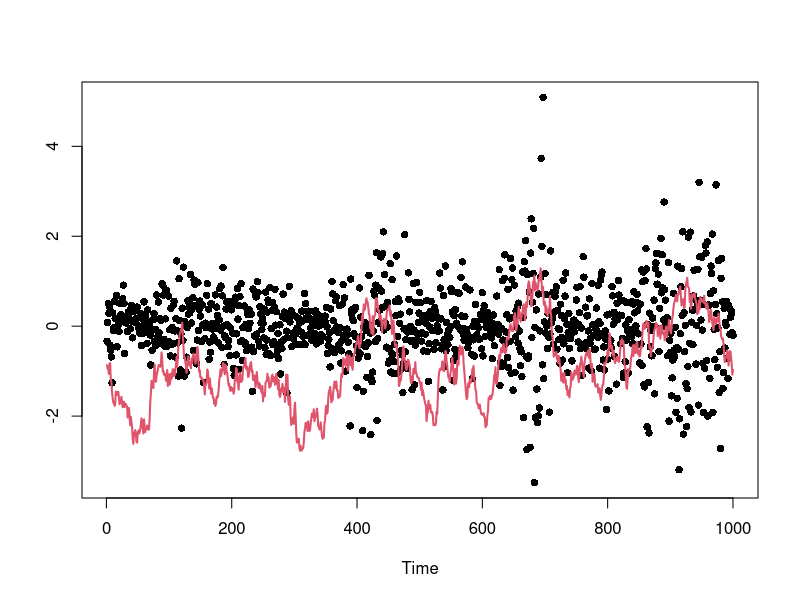
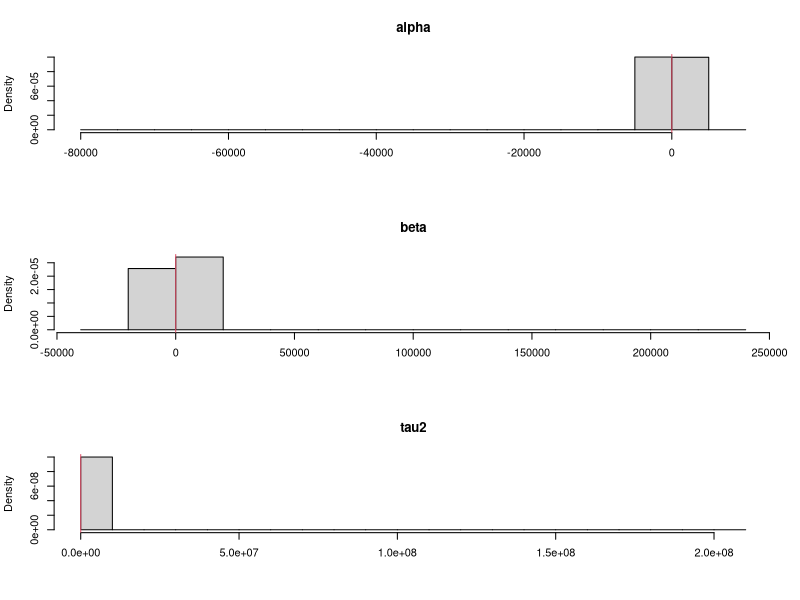
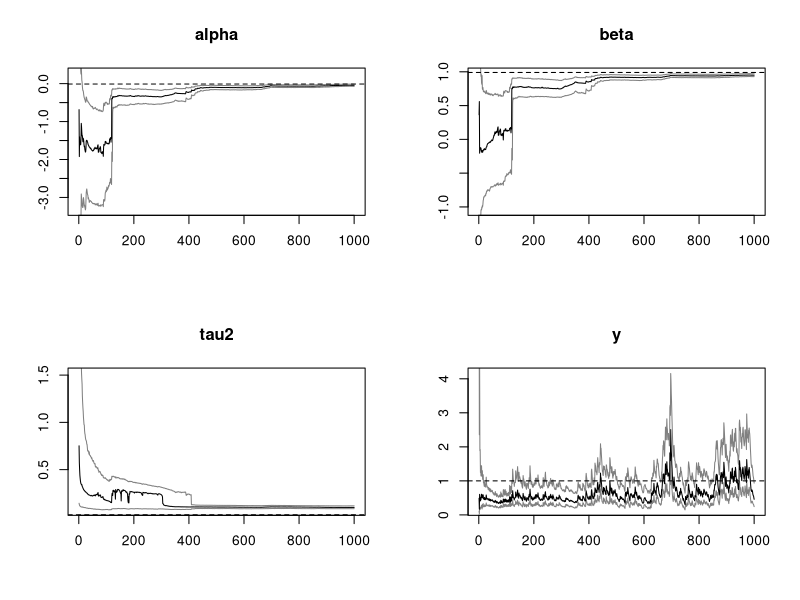

Here is the R script that generated these plots, in order:

PL = function(y,alphas,betas,tau2s,xs){
  n      = length(y)
  N      = length(xs)
  quants = array(0,c(n,4,3))
  
  
  
  
  s      = matrix(0,N,7)
  
  
  s[,1] = 1/B0[1]
  s[,2] = 0
  s[,3] = 1/B0[2]
  s[,4] = s[,1]*b0[1]# + s[,2]*b0[2]
  s[,5] = s[,3]*b0[2]# + s[,2]*b0[1]
  s[,6] = c0
  s[,7] = d0
  m      = s[,1]*s[,3]-s[,2]^2
  b1   = (s[,3]*s[,4]-s[,2]*s[,5])/m
  b2   = (s[,1]*s[,5]-s[,2]*s[,4])/m
  
  
  for (t in 1:n){
    # Resampling
    mus    = alphas+betas*xs
    stdevs = exp(mus/2)
    weight = dnorm(y[t],0,stdevs)
    k      = sample(1:N,size=N,replace=T,prob=weight)
    alphas = alphas[k]
    betas  = betas[k]
    tau2s  = tau2s[k]
    
    mus    = mus[k]
    xs1    = xs[k]
    sig2s = exp(xs1/2)
    # Propagating
    vars   = 1/(1/sig2s+1/tau2s)
    sds    = sqrt(vars)
    means  = mus + vars*(y[t]/sig2s)
    xs     = rnorm(N,means,sds)
    so     = s[k,]
    b1o  = b1[k]
    b2o  = b2[k]    
    # Updating sufficient stats
    s[,1]  = so[,1] + 1
    s[,2]  = so[,2] + xs1
    s[,3]  = so[,3] + xs1^2
    s[,4]  = so[,4] + xs
    s[,5]  = so[,5] + xs*xs1
    s[,6]  = so[,6] + 1
    
    # determinant of Binv matrix
    m      = s[,1]*s[,3]-s[,2]^2 
    
    # b_{t} =  inv(Binv_{t}) x (Binv_{t-1} * b_{t-1}) 
    b1   = (s[,3]*s[,4]-s[,2]*s[,5])/m  
    b2   = (s[,1]*s[,5]-s[,2]*s[,4])/m
    
    s[,7]  = so[,7] + (xs-b1-b2*xs1)*xs + (b1o-b1)*so[,4]+(b2o-b2)*so[,5]
    
    F.new = rbind(1,xs1[2])
    C.old = diag(B0,2)
    Q = 1
    D1 = t(F.new) %*% C.old%*% F.new + Q 
    
    
    #       C0 = diag(B0,2)
    #       print( C0 %*%F.new[,j]  %*% solve(D1) %*% (xs[1]-t(F.new[,j])%*%b0))
    CF = C.old %*% F.new
    
    D.new = t(F.new)  %*% CF +Q
    D.inv = solve(D.new)
    #       print(D.inv)
    
    m.old = b0
    #       print(D.new)
    #       print(CF %*% D.inv %*% (xs[j]-t(F.new[,j]) %*% m.old[j,]))
    #       m.old = m.old + CF %*% D.inv %*% (xs[1]-t(F.new) %*% m.old)
    print(D.inv %*% (xs[1]-t(F.new) %*% m.old))
    C.old = C.old - CF %*% D.inv  %*% t(F.new) %*% C.old
    d0 = d0 + t(xs[2]-t(F.new)%*% m.old)%*% D.inv %*% (xs[2]-t(F.new) %*% m.old)
    m.old = m.old + CF %*% D.inv %*% (xs[2]-t(F.new) %*% m.old)

    print(d0)
    print(s[2,7])
    scan(n=1)
    
    
    tau2s  = 1/rgamma(N,s[,6]/2,s[,7]/2)
    std    = sqrt(tau2s/m)
    norm   = cbind(rnorm(N,0,std),rnorm(N,0,std))
    
    # cholesky decomposition of B, thus inv(Binv)
    alphas = b1 + sqrt(s[,3])*norm[,1]
    betas  = b2 - s[,2]/sqrt(s[,3])*norm[,1]+sqrt(s[,1]-s[,2]^2/s[,3])*norm[,2]  
    # Storing quantiles
    quants[t,1,] = quantile(alphas,c(0.025,0.5,0.975))
    quants[t,2,] = quantile(betas,c(0.025,0.5,0.975))
    quants[t,3,] = quantile(tau2s,c(0.025,0.5,0.975))  
    quants[t,4,] = quantile(exp(xs/2),c(0.025,0.5,0.975))  
    
  }
  return(quants)
}

# Simulated data
set.seed(98765)
n     =  1000
alpha =  -.01
beta  =  0.99
tau2  =  0.15^2
sig2  =  1.0
tau   = sqrt(tau2)
x     = rep(alpha/(1-beta),n+1)
true  = c(alpha,beta,tau2,sig2)
names = c("alpha","beta","tau2","y")
for (t in 2:(n+1))
  x[t] = alpha+beta*x[t-1]+tau*rnorm(1)
x = x[2:(n+1)]
y = rnorm(n,0,exp(x/2))

par(mfrow=c(1,1))
plot(y,ylim=range(x,y),xlab="Time",ylab="",main="",pch=16)
lines(x,col=2,lwd=2)

# Prior hyperparameters
# ---------------------
m0    = 0.0


C0 = 10
c0    = 1
d0    = 1
tau20 = tau2
b0    = c(alpha,beta)
B0    = c(1,1)/tau20
sC0   = sqrt(C0)
sB0   = sqrt(B0)

# ONE LONG PL FILTER
# ------------------
set.seed(246521)
N      = 10000
xs     = rnorm(N,m0,sC0)
tau2s  = 1/rgamma(N,c0/2,d0/2)
taus   = sqrt(tau2s)
alphas = rnorm(N,b0[1],taus*sB0[1])
betas  = rnorm(N,b0[2],taus*sB0[2])

pars   = cbind(alphas,betas,tau2s)
par(mfrow=c(3,1))
for (i in 1:3){
  hist(pars[,i],prob=TRUE,xlab="",main=names[i])
  abline(v=true[i],col=2)
}
print(date())
plm    = PL(y,alphas,betas,tau2s,xs)
print(date())
cols = c(grey(0.5),1,grey(0.5))
ind  = 10:n
n1   = length(ind)
par(mfrow=c(2,2))
for (i in 1:4){
  ts.plot(plm[,i,],xlab="",ylab="",main=names[i],col=cols,ylim=range(plm[ind,i,]))
  abline(h=true[i],lty=2)
}

# Particle filters
# ----------------
# set.seed(246521)
# N    = 1000
# nsim = 100
# a    = 0.95
# qs   = array(0,c(nsim,n,4,3))
# for (s in 1:nsim){
#   print(s)
#   xs         = rnorm(N,m0,sC0)
#   tau2s      = 1/rgamma(N,c0/2,d0/2)
#   taus       = sqrt(tau2s)
#   alphas     = rnorm(N,b0[1],taus*sB0[1])
#   betas      = rnorm(N,b0[2],taus*sB0[2])
# #   qs[1,s,,,] = LW(y,alphas,betas,tau2s,sig2s,xs,a)
# #   qs[2,s,,,] = Storvik(y,alphas,betas,tau2s,sig2s,xs)
#   qs[s,,,] = PL(y,alphas,betas,tau2s,xs) 
# }
# 
# 
# 
# cols = c(grey(0.5),1,grey(0.5))
# ind  = 10:n
# n1   = length(ind)
# par(mfrow=c(2,2))
# for (i in 1:4){
#   ts.plot(qs[50,,i,],xlab="",ylab="",main=names[i],col=cols,ylim=range(plm[ind,i,]))
#   abline(h=true[i],lty=2)
# }
# 
# 
# # Mean square error
# quants = c("2.5th","50th","97.5th")
# filter = "PL"
# mse    = array(0,c(n1,4,3))
#   for (k in 1:3) 
#     for (i in 1:nsim) 
#       mse[,k,]=mse[,k,]+(qs[i,ind,k,]-plm[ind,k,])^2
# sq.mse = sqrt(mse/nsim)  
# 
# 
# cols = c(grey(0.75),grey(0.5),grey(0.75))
# #cols = c(3,2,5)
# par(mfrow=c(3,1))
# for (k in 1:3){
#   L = min(qs[,ind,k,])
#   U = max(qs[,ind,k,])
# 
#     plot(qs[1,,k,1],ylab=names[k],xlab="Time",main=filter,ylim=c(L,U),type="l",col=cols[1])
#     for (i in c(1,3,2)) for (j in 1:nsim) lines(qs[j,,k,i],col=cols[i])
#     for (i in c(1,3,2)) lines(plm[,k,i],lwd=1,col=1)  
#   
# }  
# 
# 
# 
# cols = c(grey(0.3),gray(0.5),grey(0.7))
# U    = c(0.275,0.175,0.45,1.25)
# par(mfrow=c(2,2))
# for (i in 1:3){
#   boxplot(sq.mse[1,,i,1],sq.mse[2,,i,1],sq.mse[3,,i,1],
#           sq.mse[1,,i,2],sq.mse[2,,i,2],sq.mse[3,,i,2],
#           sq.mse[1,,i,3],sq.mse[2,,i,3],sq.mse[3,,i,3],
#           outline=FALSE,ylab="Root MSE",xlab="Percentile",axes=FALSE,col=cols,ylim=c(0,U[i]))
#   axis(2);axis(1,at=c(2,5,8),lab=quants);box()
#   abline(v=3.5)
#   abline(v=6.5)
#   title(names[i])
# }
# #legend(0.5,1.2,legend=filters,col=cols,cex=1.25,lwd=c(4,4,4),lty=c(1,1,1),bty="n")
# 
# 





################ ETC
# 
# for (j in 1:N){
#   D1 = F.new[,j] %*% C.old[j,,]%*% F.new[,j] + Q 
#   
#   print(D1)
#   #       C0 = diag(B0,2)
#   #       print( C0 %*%F.new[,j]  %*% solve(D1) %*% (xs[1]-t(F.new[,j])%*%b0))
#   CF = C.old[j,,] %*% F.new[,j]
#   
#   D.new = t(F.new[,j])  %*% CF +Q
#   D.inv = solve(D.new)
#   print(D.new)
#   print(CF %*% D.inv %*% (xs[j]-t(F.new[,j]) %*% m.old[j,]))
#   m.old[j,] = m.old[j,] + CF %*% D.inv %*% (xs[j]-t(F.new[,j]) %*% m.old[j,])
#   C.old[j,,] = C.old[j,,] - CF %*% D.inv  %*% t(F.new[,j]) %*% C.old[j,,]
#   print(m.old[1,])
#   print(b1[1])
#   print(b2[1])
#   scan(n=1)
# }